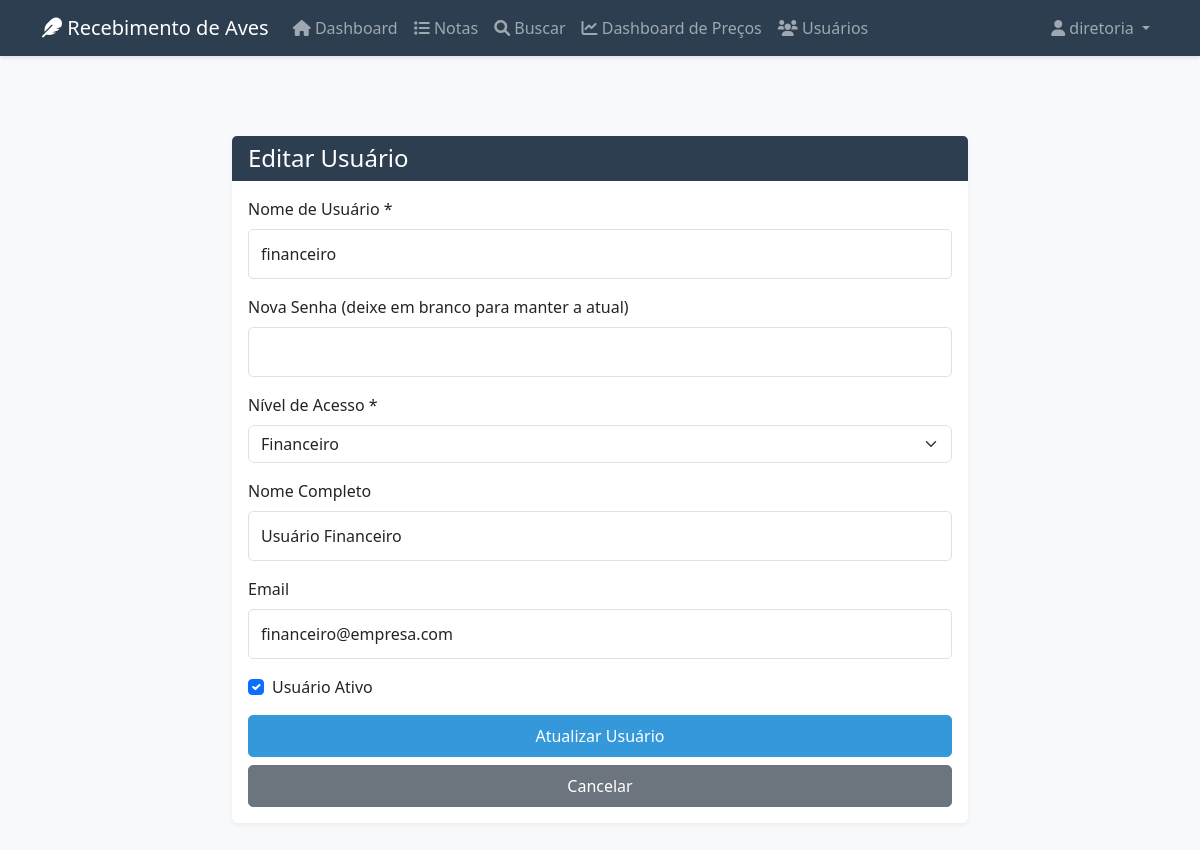
The app's page /editar_usuario/2 (signed in) with its own data.
### app.py (models this page shows, shortened)
class User(UserMixin, db.Model):
    id = db.Column(db.Integer, primary_key=True)
    username = db.Column(db.String(80), unique=True, nullable=False)
    password_hash = db.Column(db.String(120), nullable=False)
    role = db.Column(db.String(20), nullable=False)  # 'diretoria', 'financeiro', 'usuario', 'visualizador', 'gerente'
    nome_completo = db.Column(db.String(100))
    email = db.Column(db.String(120))
    data_criacao = db.Column(db.DateTime, default=datetime.now)
    ativo = db.Column(db.Boolean, default=True)
    criado_por_id = db.Column(db.Integer, db.ForeignKey('user.id'))
    @property
    def is_diretoria(self):
        return self.role == 'diretoria'
    @property
    def is_financeiro(self):
        return self.role == 'financeiro'
    @property
    def is_gerente(self):
        return self.role == 'gerente'

### app.py (the view, shortened to what this page needs)
@app.route('/editar_usuario/<int:id>', methods=['GET', 'POST'])
@login_required
def editar_usuario(id):
    if not current_user.is_diretoria:
        flash('Acesso negado!', 'danger')
        return redirect(url_for('dashboard'))
    user = User.query.get_or_404(id)
    return render_template('editar_usuario.html', user=user)

### app.py (called while the page is built)
@login_manager.user_loader
def load_user(user_id):
    return User.query.get(int(user_id))

### templates/editar_usuario.html (shortened to what this page needs)
{% extends "base.html" %}
{% block content %}
<div class="container mt-4">
    <div class="row justify-content-center">
        <div class="col-md-8">
            <div class="card">
                <div class="card-header">
                    <h4 class="mb-0">Editar Usuário</h4>
                </div>
                <div class="card-body">
                    <form method="POST" class="needs-validation" novalidate>
                        <div class="mb-3">
                            <label for="username" class="form-label">Nome de Usuário *</label>
                            <input type="text" class="form-control" id="username" name="username" value="{{ user.username }}" required>
                        </div>
                        <div class="mb-3">
                            <label for="password" class="form-label">Nova Senha (deixe em branco para manter a atual)</label>
                            <input type="password" class="form-control" id="password" name="password">
                        </div>
                        <div class="mb-3">
                            <label for="role" class="form-label">Nível de Acesso *</label>
                            <select class="form-select" id="role" name="role" required>
                                <option value="financeiro" {% if user.role == 'financeiro' %}selected{% endif %}>Financeiro</option>
                            </select>
                        </div>
                        <div class="mb-3">
                            <label for="nome_completo" class="form-label">Nome Completo</label>
                            <input type="text" class="form-control" id="nome_completo" name="nome_completo" value="{{ user.nome_completo or '' }}">
                        </div>
                        <div class="mb-3">
                            <label for="email" class="form-label">Email</label>
                            <input type="email" class="form-control" id="email" name="email" value="{{ user.email or '' }}">
                        </div>
                        <div class="mb-3">
                            <div class="form-check">
                                <input class="form-check-input" type="checkbox" id="ativo" name="ativo" {% if user.ativo %}checked{% endif %}>
                                <label class="form-check-label" for="ativo">
                                    Usuário Ativo
                                </label>
                            </div>
                        </div>
                        <div class="d-grid gap-2">
                            <button type="submit" class="btn btn-primary">Atualizar Usuário</button>
                            <a href="{{ url_for('lista_usuarios') }}" class="btn btn-secondary">Cancelar</a>
                        </div>
                    </form>
                </div>
            </div>
        </div>
    </div>
</div>
{% endblock %}

### templates/base.html (shortened to what this page needs)
<!DOCTYPE html>
<html lang="pt-br">
<head>
    <link href="https://cdn.jsdelivr.net/npm/bootstrap@5.3.0/dist/css/bootstrap.min.css" rel="stylesheet">
    <link href="https://cdnjs.cloudflare.com/ajax/libs/font-awesome/6.0.0/css/all.min.css" rel="stylesheet">
    <link href="{{ url_for('static', filename='css/style.css') }}" rel="stylesheet">
</head>
<body>
    {% if current_user.is_authenticated %}
    <nav class="navbar navbar-expand-lg navbar-dark bg-primary">
        <div class="container">
            <a class="navbar-brand" href="{{ url_for('dashboard') }}">
                <i class="fas fa-feather"></i> Recebimento de Aves
            </a>
            <div class="collapse navbar-collapse" id="navbarNav">
                <ul class="navbar-nav me-auto">
                    <li class="nav-item">
                        <a class="nav-link" href="{{ url_for('dashboard') }}">
                            <i class="fas fa-home"></i> Dashboard
                        </a>
                    </li>
                    <li class="nav-item">
                        <a class="nav-link" href="{{ url_for('lista_notas') }}">
                            <i class="fas fa-list"></i> Notas
                        </a>
                    </li>
                    <li class="nav-item">
                        <a class="nav-link" href="{{ url_for('buscar_notas') }}">
                            <i class="fas fa-search"></i> Buscar
                        </a>
                    </li>
                    <li class="nav-item">
                        <a class="nav-link" href="{{ url_for('dashboard_precos') }}">
                            <i class="fas fa-chart-line"></i> Dashboard de Preços
                        </a>
                    </li>
                    {% if current_user.role == 'diretoria' %}
                    <li class="nav-item">
                        <a class="nav-link" href="{{ url_for('lista_usuarios') }}">
                            <i class="fas fa-users"></i> Usuários
                        </a>
                    </li>
                    {% endif %}
                </ul>
                <ul class="navbar-nav">
                    <li class="nav-item dropdown">
                        <a class="nav-link dropdown-toggle" href="#" id="userDropdown" role="button"
                           data-bs-toggle="dropdown">
                            <i class="fas fa-user"></i> {{ current_user.username }}
                        </a>
                    </li>
                </ul>
            </div>
        </div>
    </nav>
    {% endif %}
    <main class="py-4">
        {% block content %}{% endblock %}
    </main>
</body>
</html>

### static/css/style.css (style rules this page uses)
body { background-color: #f8f9fa; min-height: 100vh; padding-bottom: 2rem; }
.card { box-shadow: 0 0.125rem 0.25rem rgba(0, 0, 0, 0.075); transition: transform 0.2s ease-in-out; }
.card-header { background-color: #f8f9fa; border-bottom: 1px solid rgba(0, 0, 0, 0.125); }
.navbar { box-shadow: 0 2px 4px rgba(0, 0, 0, 0.1); margin-bottom: 2rem; }
.btn-primary { background-color: #0d6efd; border-color: #0d6efd; transition: all 0.2s ease-in-out; }
.row { animation: fadeIn 0.5s ease-out; }

### templates/base.html (style rules this page uses)
:root { --primary-color: #2c3e50; --secondary-color: #34495e; --accent-color: #3498db; --success-color: #27ae60; --warning-color: #f1c40f; --danger-color: #e74c3c; }
body { background-color: #f8f9fa; }
.navbar { background-color: var(--primary-color) !important; box-shadow: 0 2px 4px rgba(0,0,0,0.1); }
.card { border: none; box-shadow: 0 2px 4px rgba(0,0,0,0.05); margin-bottom: 1.5rem; }
.card-header { background-color: var(--primary-color); color: white; border-bottom: none; }
.btn { border-radius: 5px; padding: 0.5rem 1rem; font-weight: 500; transition: all 0.3s ease; }
.btn-primary { background-color: var(--accent-color); border-color: var(--accent-color); }
.form-control { border-radius: 5px; border: 1px solid #dee2e6; padding: 0.75rem; }

### records on screen
User: username "diretoria"
User: username "financeiro", role "Financeiro", nome_completo "Usuário Financeiro", email "financeiro@empresa.com", ativo "☑"
